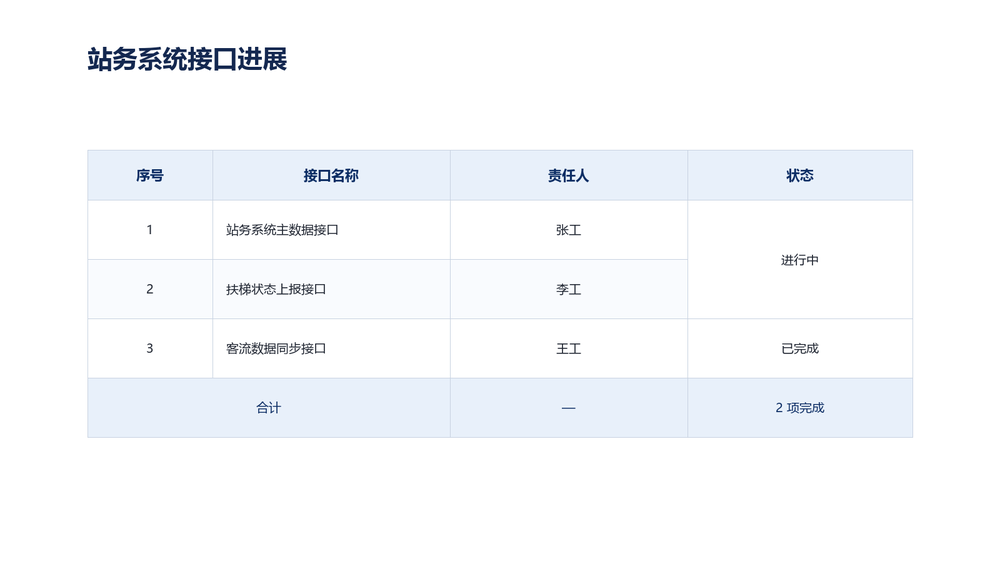
#> input picture image-to-editable-pptx/examples/table/slide-with-table.png, 1000 x 562 px, shrunk from 1600 x 900 before the run
$ python strip_slice.py --src ../examples/table/slide-with-table.png --out out.png
#> lines starting #> are read from the running program, lines starting #| are printed output that depends on the picture; after the words box and inside, x2 and y2 are one past the last pixel; in counts of white or black regions, pixels touching at a corner belong together
# -*- coding: utf-8 -*-
"""抹掉图形切片内部的文字，保留描边与底色，产出可配合原生文本框使用的干净图形。

用法：
  python strip_slice.py --src chip.png --out chip_notext.png [--core 125] [--pad 3]

原理：先用「文字芯」(lum < core) 定位文字块的完整范围，再在该范围内逐行用
该行左右空白（跳过最外 4 px 的圆角描边）的中位色填满整块。
逐像素阈值会漏掉笔画稀疏的行；块级填充不会。
"""
import argparse
import os
import sys

import numpy as np
from PIL import Image

sys.stdout.reconfigure(encoding="utf-8")


def strip_text(region, pad=3, core=125, edge=4):
    """region: HxWx3 float。返回 (处理后图, 填充像素数, 文字块 bbox 或 None)。"""
#> called with pad = 3, core = 125, edge = 4
    lum = region.sum(axis=2) / 3.0
    h, w = lum.shape
#> h = 562; w = 1000
    out = region.copy()
    core_mask = lum < core
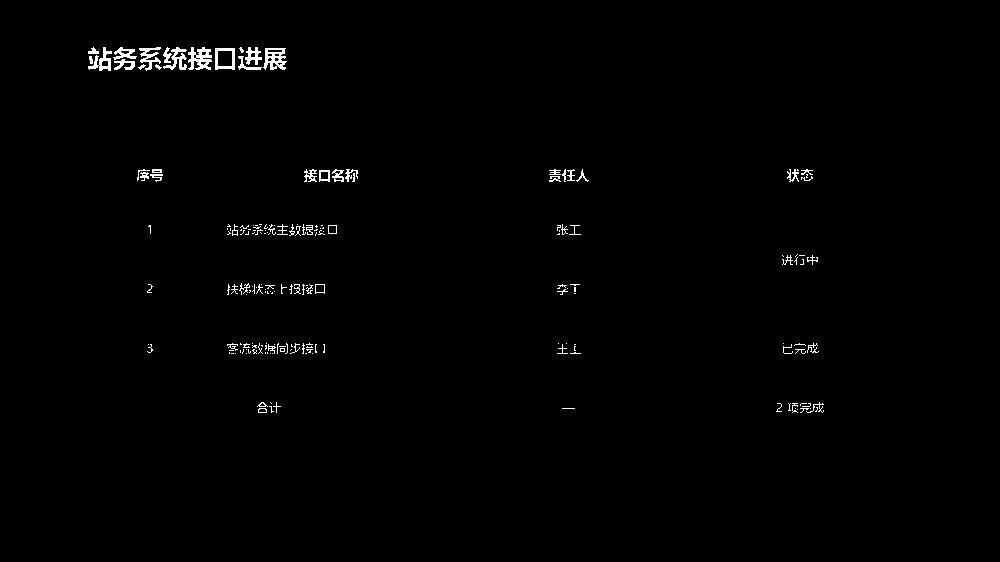
#> core_mask: shape (562, 1000) bool; 0.86% white in thin lines or dots, all inside (x1, y1, x2, y2) = (88, 47, 824, 413)
    if not core_mask.any():
        return out, 0, None
    ys, xs = np.where(core_mask)
#> ys = 4814 values from 47 to 412; xs = 4814 values, max 823 at index 4628, min 88 at index 364, mean 310.5
    Y1, Y2 = max(0, int(ys.min()) - 3), min(h - 1, int(ys.max()) + 3)
#> Y1 = 44; Y2 = 415
    X1, X2 = max(0, int(xs.min()) - pad), min(w - 1, int(xs.max()) + pad)
#> X1 = 85; X2 = 826
    filled = 0
    for y in range(Y1, Y2 + 1):
        left = region[y, edge:X1]
        right = region[y, X2 + 1:w - edge]
        parts = [p for p in (left, right) if len(p)]
        if not parts:
            continue
        fill = np.median(np.vstack(parts), axis=0)
        out[y, X1:X2 + 1] = fill
        filled += 1
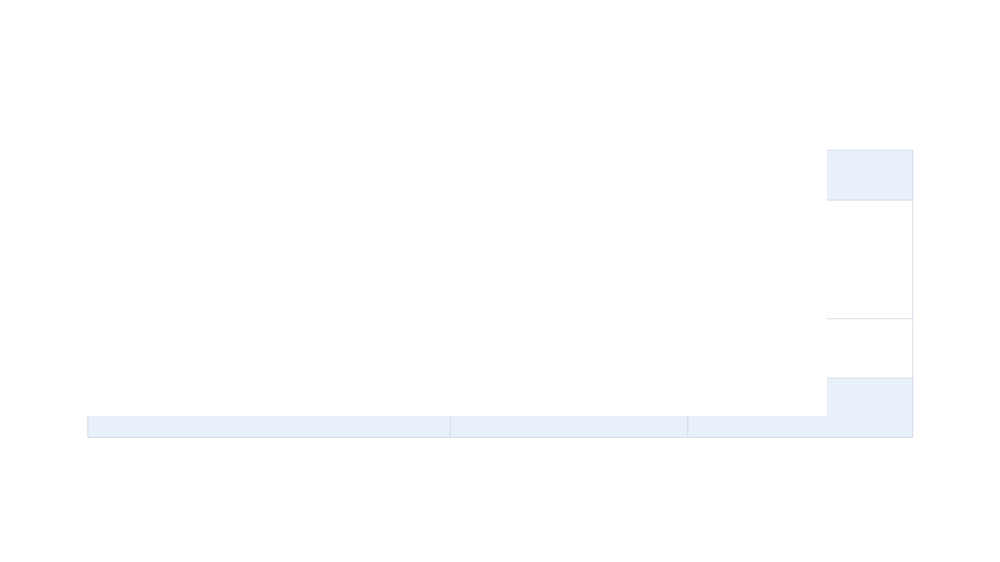
#> out: shape (562, 1000, 3) float64; mean R, G, B 253.9, 254.3, 254.7
#> after the loop, filled = 372
    return out, filled * (X2 - X1 + 1), (X1, Y1, X2, Y2)


def main():
    ap = argparse.ArgumentParser()
    ap.add_argument("--src", required=True)
    ap.add_argument("--out", required=True)
    ap.add_argument("--core", type=int, default=125,
                    help="文字芯亮度阈值。要高于文字实色、低于描边/底色（半透明描边常在 145 左右）")
    ap.add_argument("--pad", type=int, default=3, help="文字块外扩像素，覆盖抗锯齿边缘")
    ap.add_argument("--check-only", action="store_true", help="只报告，不写文件")
    args = ap.parse_args()

    src = np.array(Image.open(args.src).convert("RGB")).astype(np.float64)
    out, n, bbox = strip_text(src, pad=args.pad, core=args.core)
#> n = 276024; bbox = (85, 44, 826, 415)
    lm = out.sum(axis=2) / 3.0
    res = int((lm < args.core).sum())
#> res = 0
    print(f"{os.path.basename(args.src)} {src.shape[1]}x{src.shape[0]} "
          f"文字块={bbox} 填充={n}px 残留文字芯={res} 内区最暗={lm.min():.1f}")
#| slide-with-table.png 1000x562 文字块=(85, 44, 826, 415) 填充=276024px 残留文字芯=0 内区最暗=217.0
    if res:
        print("  ⚠️ 仍有文字芯残留：core 调高，或用 --check-only 放大观察后手工处理")
    if not args.check_only:
        os.makedirs(os.path.dirname(os.path.abspath(args.out)), exist_ok=True)
        Image.fromarray(np.clip(out, 0, 255).astype(np.uint8)).save(args.out)
        print(f"  → {args.out}")


if __name__ == "__main__":
    main()
